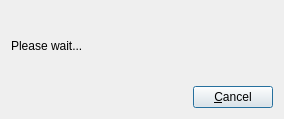
<ui version="4.0" >
 <author></author>
 <comment></comment>
 <exportmacro></exportmacro>
 <class>LoginMsgDlg</class>
 <widget class="QDialog" name="LoginMsgDlg" >
  <property name="geometry" >
   <rect>
    <x>0</x>
    <y>0</y>
    <width>284</width>
    <height>119</height>
   </rect>
  </property>
  <property name="windowTitle" >
   <string>Login</string>
  </property>
  <layout class="QVBoxLayout" >
   <property name="margin" >
    <number>11</number>
   </property>
   <property name="spacing" >
    <number>6</number>
   </property>
   <item>
    <layout class="QVBoxLayout" >
     <property name="margin" >
      <number>0</number>
     </property>
     <property name="spacing" >
      <number>6</number>
     </property>
     <item>
      <widget class="QLabel" name="m_msgLbl" >
       <property name="text" >
        <string>Please wait...</string>
       </property>
       <property name="scaledContents" >
        <bool>false</bool>
       </property>
       <property name="alignment" >
        <set>Qt::AlignVCenter</set>
       </property>
      </widget>
     </item>
     <item>
      <layout class="QHBoxLayout" >
       <property name="margin" >
        <number>0</number>
       </property>
       <property name="spacing" >
        <number>6</number>
       </property>
       <item>
        <spacer>
         <property name="orientation" >
          <enum>Qt::Horizontal</enum>
         </property>
         <property name="sizeType" >
          <enum>QSizePolicy::Expanding</enum>
         </property>
         <property name="sizeHint" >
          <size>
           <width>181</width>
           <height>21</height>
          </size>
         </property>
        </spacer>
       </item>
       <item>
        <widget class="QPushButton" name="m_btnCancel" >
         <property name="text" >
          <string>&amp;Cancel</string>
         </property>
         <property name="shortcut" >
          <string>Alt+C</string>
         </property>
        </widget>
       </item>
      </layout>
     </item>
    </layout>
   </item>
  </layout>
 </widget>
 <layoutdefault spacing="6" margin="11" />
 <resources/>
 <connections/>
</ui>
